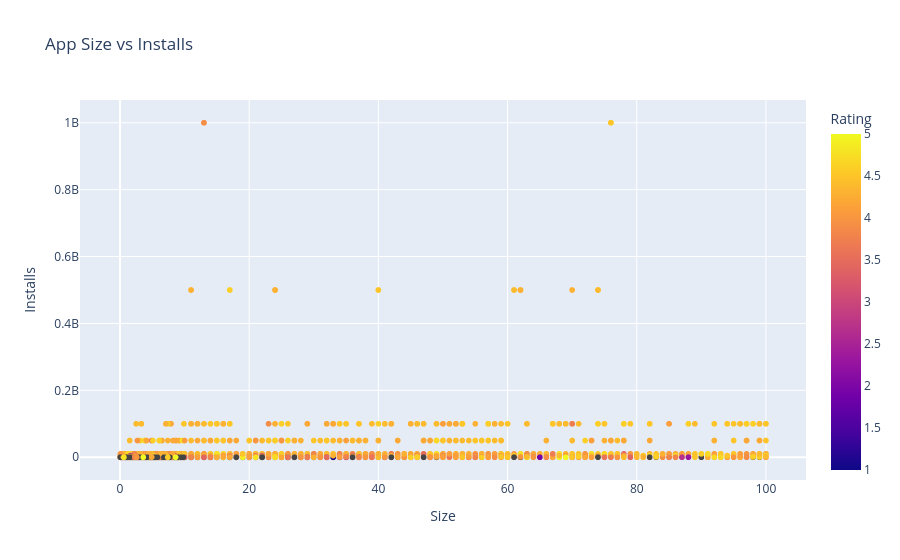

Write notebook code for a chart like this one.
### Code cell
fig = px.scatter(
    apps,
    x="Size",
    y="Installs",
    color="Rating",
    hover_name="App",
    title="App Size vs Installs"
)

fig.show()

### Figure 1 — Plotly figure (JSON) as saved in the notebook; plotly's stock layout.template omitted (floating-point values rounded to 4 significant figures; data arrays with more than 128 entries replaced by an {"elided": "..."} marker saying what was removed)
{"data": [{"hovertemplate": "<b>%{hovertext}</b><br><br>Size=%{x}<br>Installs=%{y}<br>Rating=%{marker.color}<extra></extra>", "hovertext": {"elided": "10357 str values"}, "legendgroup": "", "marker": {"color": {"elided": "10357 float values"}, "coloraxis": "coloraxis", "symbol": "circle"}, "mode": "markers", "name": "", "showlegend": false, "type": "scattergl", "x": {"elided": "10357 float values"}, "xaxis": "x", "y": {"elided": "10357 float values"}, "yaxis": "y"}], "layout": {"coloraxis": {"colorbar": {"title": {"text": "Rating"}}, "colorscale": [[0, "#0d0887"], [0.1111, "#46039f"], [0.2222, "#7201a8"], [0.3333, "#9c179e"], [0.4444, "#bd3786"], [0.5556, "#d8576b"], [0.6667, "#ed7953"], [0.7778, "#fb9f3a"], [0.8889, "#fdca26"], [1, "#f0f921"]]}, "legend": {"tracegroupgap": 0}, "title": {"text": "App Size vs Installs"}, "xaxis": {"anchor": "y", "domain": [0, 1], "title": {"text": "Size"}}, "yaxis": {"anchor": "x", "domain": [0, 1], "title": {"text": "Installs"}}}}
